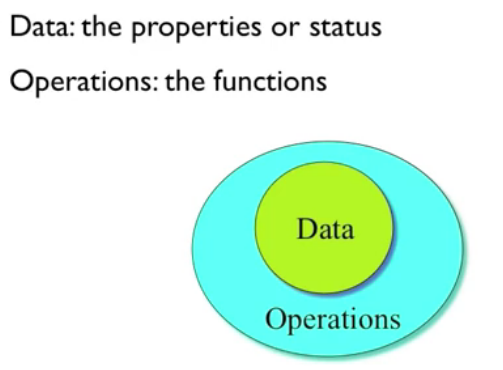
//> input picture CPlusPlus/C++笔记/C++笔记.assets/1563093591442.png, 503 x 370 px, given in place of gym1.jpg, which was not available
$ ./main   (built with g++ and OpenCV 4)
//> lines starting //> are read from the running program, lines starting //| are printed output that depends on the picture; after the words box and inside, x2 and y2 are one past the last pixel; in counts of white or black regions, pixels touching at a corner belong together; pictures that were not available may be replaced by others from this repository, and a replacement may not be noted
#include<opencv2/opencv.hpp>
#include<iostream>

using namespace std;
using namespace cv;

int main(int argc, char *argv[])
{
    Mat src1,src2,dst;
    src1= imread("/home/supremedin/Documents/QT_project/Pic/gym1.jpg");
//> src1 is the input picture: 370 rows x 503 cols, CV_8UC3; mean B, G, R 228.9, 245.6, 214.3
    src2= imread("/home/supremedin/Documents/QT_project/Pic/gymlogo.jpg");
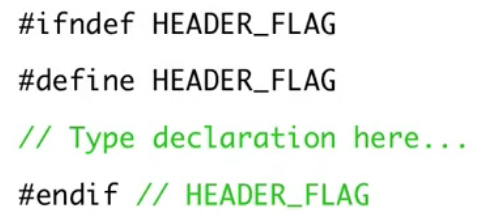
//> input picture CPlusPlus/C++笔记/C++笔记.assets/1563111856103.png, 498 x 224 px, given in place of gymlogo.jpg, which was not available
//> src2 is the input picture: 224 rows x 498 cols, CV_8UC3; mean B, G, R 237.5, 242.3, 237.8
    if(src1.empty())
    {
        cout<<"can not load this pic1..."<<endl;
        return -1;
    }
    if(src2.empty())
    {
        cout<<"can not load this pic1..."<<endl;
        return -1;
    }

    namedWindow("input1",CV_WINDOW_AUTOSIZE);
    imshow("input1",src1);

    namedWindow("input2",CV_WINDOW_AUTOSIZE);
    imshow("input2",src2);

    /*EXTRA*/ //make src2 have the src1's background!
    for(int i=0;i<src2.rows;i++)
    {
        for(int j=0;j<src2.cols;j++)
        {
            if(src2.at<Vec3b>(i,j)[0]<128)
            {
                src2.at<Vec3b>(i,j)[0]=0;
                src2.at<Vec3b>(i,j)[1]=0;
                src2.at<Vec3b>(i,j)[2]=0;
            }
            else
            {
                src2.at<Vec3b>(i,j)[0]=src1.at<Vec3b>(i,j)[0];
                src2.at<Vec3b>(i,j)[1]=src1.at<Vec3b>(i,j)[1];
                src2.at<Vec3b>(i,j)[2]=src1.at<Vec3b>(i,j)[2];

            }
        }

    }
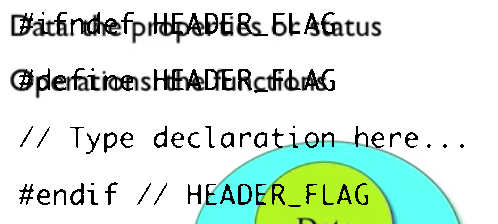
//> src2: 224 rows x 498 cols, CV_8UC3; mean B, G, R 218.3, 230.1, 213.8
    namedWindow("src2-background",CV_WINDOW_AUTOSIZE);
    imshow("src2-background",src2);

    /*EXTRA*/ //NOW we change src1's pixel!
    for(int i=0;i<src2.rows;i++)
    {
        for(int j=0;j<src2.cols;j++)
        {
            if(src2.at<Vec3b>(i,j)[0]<30)
            {
                src1.at<Vec3b>(i,j)[0]=0;
                src1.at<Vec3b>(i,j)[1]=0;
                src1.at<Vec3b>(i,j)[2]=0;
            }
        }

    }
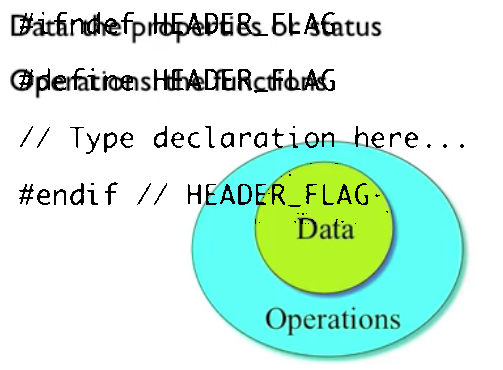
//> src1: 370 rows x 503 cols, CV_8UC3; 4.34% of pixels changed, all inside (x1, y1, x2, y2) = (12, 12, 464, 224)
    namedWindow("src1-change-pixel",CV_WINDOW_AUTOSIZE);
    imshow("src1-change-pixel",src1);


    // [12 lines of commented-out code are left out]


    waitKey(0);
    return 0;
}
